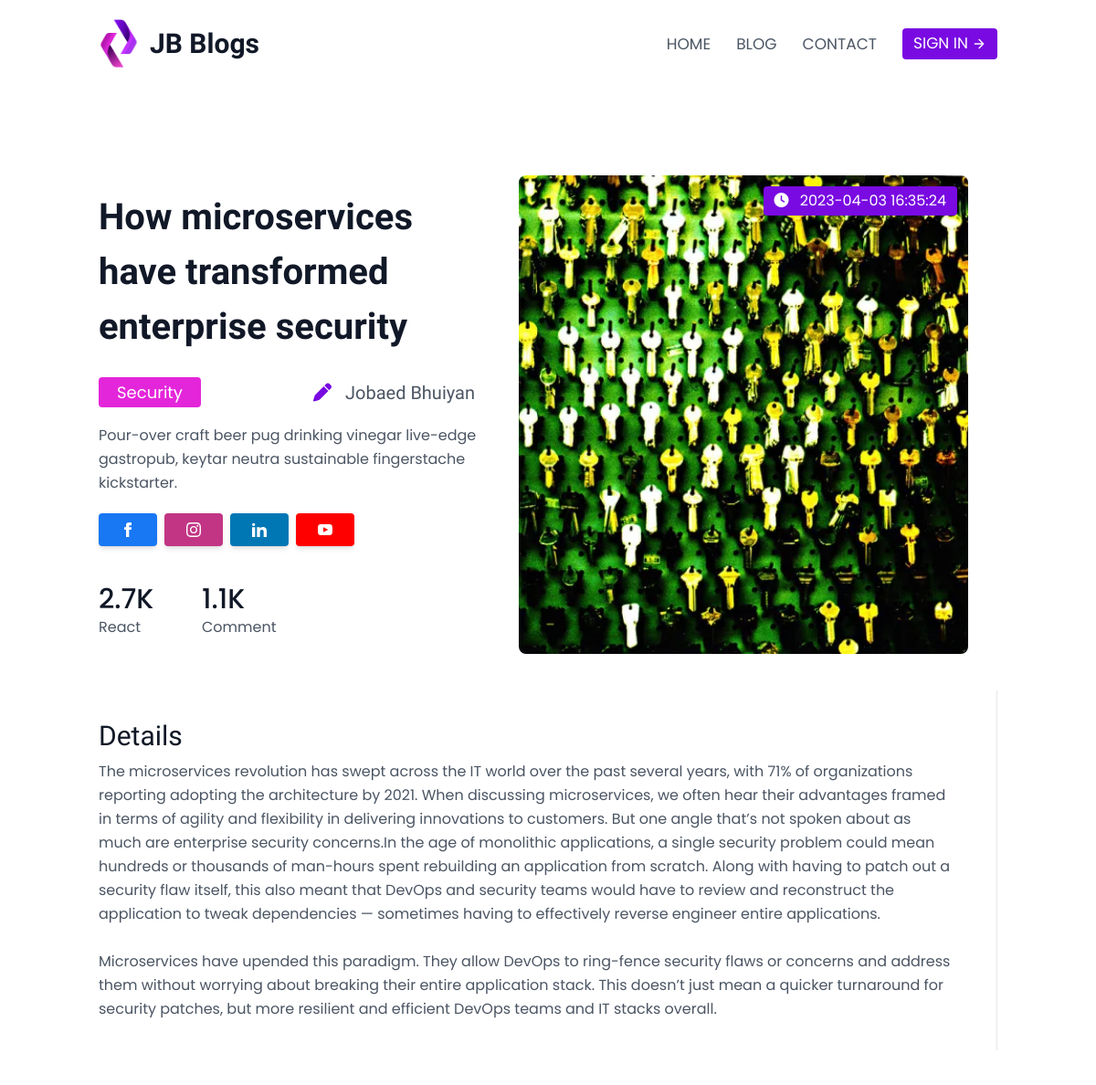
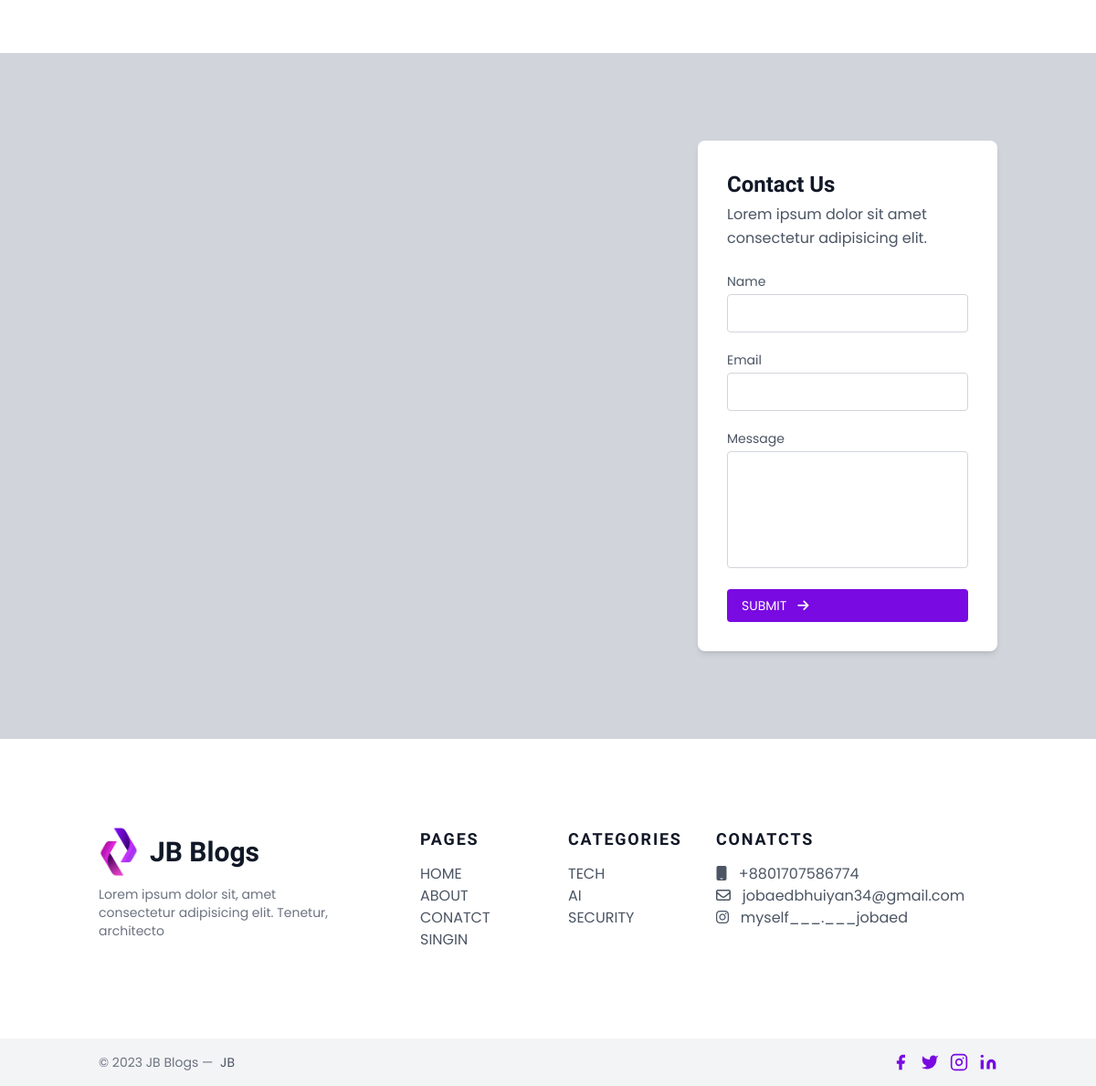
Screenshot of /singleBlog.php?id=2 with the database file from the repository (2 pictures, top to bottom).
### tables this page shows
CREATE TABLE `blog` (
  `id` int(11) NOT NULL,
  `tittle` varchar(200) NOT NULL,
  `category` varchar(100) NOT NULL,
  `author` varchar(100) NOT NULL,
  `image` varchar(100) NOT NULL,
  `text` text NOT NULL,
  `dateTime` datetime NOT NULL DEFAULT CURRENT_TIMESTAMP
);

### singleBlog.php (the view, shortened to what this page needs)
<?php
require_once 'inc/db.php';
if (isset($_GET['id'])) {
    $id =  $_GET['id'];
    $select = "SELECT * FROM blog WHERE id= '$id' LIMIT 1";
    $blogExe = $conn->query($select);
    $row = $blogExe->fetch_assoc();
} else {
    header('Location: index.php');
}
?>
<!doctype html>
<html>
<head>
    <link rel="stylesheet" href="assets/css/style.css">
    <link rel="stylesheet" href="assets/css/responsive.css">
    <script src="https://cdn.tailwindcss.com"></script>
</head>
<body>
    <?php
    require_once 'inc/header.php';
    ?>
    <section class="text-gray-600 body-font">
        <div class="container px-5 pt-24 pb-10 mx-auto flex flex-wrap">
            <div class="flex flex-wrap -mx-4 mt-auto mb-auto lg:w-1/2 sm:w-2/3 content-start sm:pr-10">
                <div class="w-full sm:p-4 px-4 ">
                    <h1 class="title-font font-semibold text-[40px] mb-2 text-gray-900"><?php echo $row['tittle'] ?></h1>
                    <div class="py-5 flex ">
                        <div class="lg:w-1/2">
                            <?php
                            $cat = $row['category'];
                            $catExplod = explode(',', $cat);
                            foreach ($catExplod as $category) {
                            ?>
                                <span class="bg-[#E426DA] text-white px-5 py-1 text-lg rounded hover:bg-[#790AE1] transition duration-200 ease-out hover:ease-in me-2"><?php echo $category ?></span>
                            <?php } ?>
                        </div>
                        <div class="lg:w-1/2 flex justify-end">
                            <h1 class="text-xl pe-2"><i class="text-[#790AE1] fa-solid fa-pen"></i>
                                <?php
                                echo $row['author'];
                                ?>
                            </h1>
                        </div>
                    </div>
                    <div class="leading-relaxed">Pour-over craft beer pug drinking vinegar live-edge gastropub, keytar neutra sustainable fingerstache kickstarter.</div>
                    <div class="flex pt-5 space-x-2">
                        <button type="button" data-te-ripple-init data-te-ripple-color="light" class="mb-2 inline-block rounded px-6 py-2.5 text-xs font-medium uppercase leading-normal text-white shadow-md transition duration-150 ease-in-out hover:shadow-lg focus:shadow-lg focus:outline-none focus:ring-0 active:shadow-lg" style="background-color: #1877f2">
                            <svg xmlns="http://www.w3.org/2000/svg" class="h-4 w-4" fill="currentColor" viewBox="0 0 24 24">
                                <path d="M9 8h-3v4h3v12h5v-12h3.642l.358-4h-4v-1.667c0-.955.192-1.333 1.115-1.333h2.885v-5h-3.808c-3.596 0-5.192 1.583-5.192 4.615v3.385z" />
                            </svg>
                        </button>
                        <button type="button" data-te-ripple-init data-te-ripple-color="light" class="mb-2 inline-block rounded px-6 py-2.5 text-xs font-medium uppercase leading-normal text-white shadow-md transition duration-150 ease-in-out hover:shadow-lg focus:shadow-lg focus:outline-none focus:ring-0 active:shadow-lg" style="background-color: #c13584">
                        </button>
                        <button type="button" data-te-ripple-init data-te-ripple-color="light" class="mb-2 inline-block rounded px-6 py-2.5 text-xs font-medium uppercase leading-normal text-white shadow-md transition duration-150 ease-in-out hover:shadow-lg focus:shadow-lg focus:outline-none focus:ring-0 active:shadow-lg" style="background-color: #0077b5">
                        </button>
                        <button type="button" data-te-ripple-init data-te-ripple-color="light" class="mb-2 inline-block rounded px-6 py-2.5 text-xs font-medium uppercase leading-normal text-white shadow-md transition duration-150 ease-in-out hover:shadow-lg focus:shadow-lg focus:outline-none focus:ring-0 active:shadow-lg" style="background-color: #ff0000">
                        </button>
                    </div>
                </div>
                <div class="p-4 sm:w-1/2 lg:w-1/4 w-1/2">
                    <h2 class="title-font font-medium text-3xl text-gray-900">2.7K</h2>
                    <p class="leading-relaxed">React</p>
                </div>
                <div class="p-4 sm:w-1/2 lg:w-1/4 w-1/2">
                    <h2 class="title-font font-medium text-3xl text-gray-900">1.1K</h2>
                    <p class="leading-relaxed">Comment</p>
                </div>
            </div>
            <div class="relative lg:w-1/2 sm:w-1/3 w-full rounded-lg overflow-hidden mt-6 sm:mt-0">
                <span class="text-md bg-[#790AE1] hover:bg-[#E426DA] px-3 py-1 text-white absolute top-3 right-3 rounded cursor-pointer">
                    <i class="fa-solid fa-clock me-2"></i> <?php echo $row['dateTime'] ?>
                </span>
                <img class="object-cover object-center w-full h-full" src="assets/img/<?php echo $row['image'] ?>" alt="stats">
            </div>
        </div>
    </section>
    <section class="text-gray-600 body-font">
        <div class="container flex flex-wrap px-5 pb-24 mx-auto items-center">
            <div class=" md:pr-12 md:py-8 md:border-r md:border-b-0 mb-10 md:mb-0 pb-10 border-b border-gray-200">
                <h1 class="sm:text-3xl text-2xl font-medium title-font mb-2 text-gray-900">Details</h1>
                <p class="leading-relaxed text-base">
                    <?php
                     echo $row['text'];
                     ?>
                </p>
            </div>
        </div>
    </section>
    <section class="text-gray-600 body-font relative">
        <div class="absolute inset-0 bg-gray-300 overflow-hidden">
            <div style="width: 100%"><iframe scrolling="no" marginheight="0" marginwidth="0" src="https://maps.google.com/maps?width=100%25&amp;height=800&amp;hl=en&amp;q=Dhaka,%20bangladesh+(JB%20Blog)&amp;t=&amp;z=16&amp;ie=UTF8&amp;iwloc=B&amp;output=embed" width="100%" height="800" frameborder="0"><a href="https://www.maps.ie/distance-area-calculator.html">measure acres/hectares on map</a></iframe></div>
        </div>
        <div class="container px-5 py-24 mx-auto flex">
            <div class="lg:w-1/3 md:w-1/2 bg-white rounded-lg p-8 flex flex-col md:ml-auto w-full mt-10 md:mt-0 relative z-10 shadow-md">
                <h1 class="text-gray-900 text-2xl mb-1 font-semibold title-font">Contact Us</h1>
                <p class="leading-relaxed mb-5 text-gray-600">Lorem ipsum dolor sit amet consectetur adipisicing elit.</p>
                <div class="relative mb-4">
                    <label for="name" class="leading-7 text-sm text-gray-600">Name</label>
                    <input type="text" id="name" name="name" class="w-full bg-white rounded border border-gray-300 focus:border-indigo-500 focus:ring-2 focus:ring-indigo-200 text-base outline-none text-gray-700 py-1 px-3 leading-8 transition-colors duration-200 ease-in-out">
                </div>
                <div class="relative mb-4">
                    <label for="email" class="leading-7 text-sm text-gray-600">Email</label>
                    <input type="email" id="email" name="email" class="w-full bg-white rounded border border-gray-300 focus:border-indigo-500 focus:ring-2 focus:ring-indigo-200 text-base outline-none text-gray-700 py-1 px-3 leading-8 transition-colors duration-200 ease-in-out">
                </div>
                <div class="relative mb-4">
                    <label for="message" class="leading-7 text-sm text-gray-600">Message</label>
                    <textarea id="message" name="message" class="w-full bg-white rounded border border-gray-300 focus:border-indigo-500 focus:ring-2 focus:ring-indigo-200 h-32 text-base outline-none text-gray-700 py-1 px-3 resize-none leading-6 transition-colors duration-200 ease-in-out"></textarea>
                </div>
                <a href="" class="hero-btn bg-[#790AE1] nav-btn inline-flex items-center border-0 py-2 px-4 focus:outline-none hover:bg-[#E426DA] text-sm rounded text-white mt-4 md:mt-0 transition duration-200 ease-out hover:ease-in">
                    Submit <i class="fa-solid fa-arrow-right pl-3"></i>
                </a>
            </div>
        </div>
    </section>
    <?php require 'inc/footer.php' ?>
</body>
</html>

### assets/css/style.css (style rules this page uses)
* { padding: 0; margin: 0; box-sizing: border-box; }
body { font-family: 'Poppins', sans-serif !important; }
h1 { font-family: 'Federo', sans-serif !important; }
.main-nav a, .nav-btn { font-size: 17px; font-family: 'Poppins', sans-serif; text-transform: uppercase; }

### rows the page displays
blog: tittle "How microservices have transformed enterprise security", category "Security", author "Jobaed Bhuiyan", dateTime "2023-04-03 16:35:24", image (picture), text "The microservices revolution has swept across the IT world over the past several years, with 71% of organizations reporting adopting the architecture by 2021. When discussing microservices, we often hear their advantages framed in terms of agility and flexibility in delivering innovations to customers. But one angle that’s not spoken about as much are enterprise security concerns.In the age of monolithic applications, a single security problem could mean hundreds or thousands of man-hours spent rebuilding an application from scratch. Along with having to patch out a security flaw itself, this also meant that DevOps and security teams would have to review and reconstruct the application to…"
